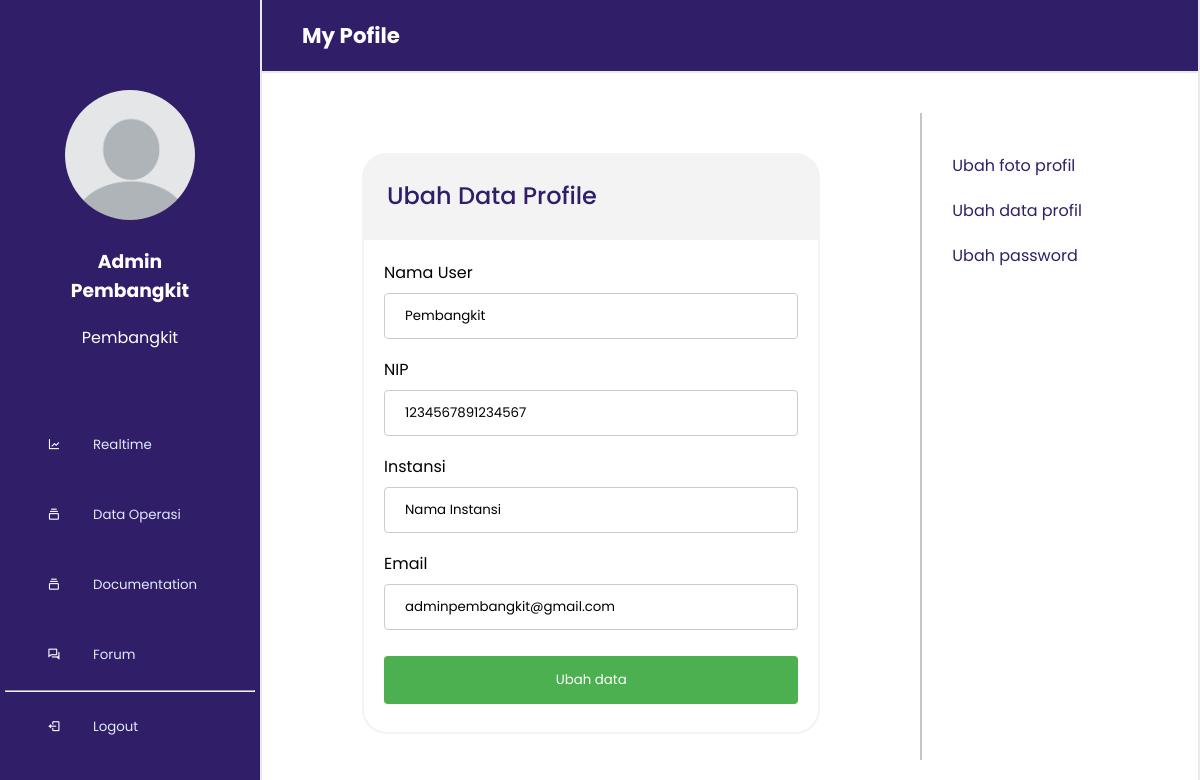
The page /index.php?p=update_data_profile (signed in) on the database its author committed.
### tables this page shows
CREATE TABLE `users` (
  `user_id` bigint(20) UNSIGNED NOT NULL,
  `nama_user` varchar(255) NOT NULL,
  `nip` char(25) NOT NULL,
  `instansi` varchar(255) NOT NULL,
  `role` enum('Super Admin','Admin Dispacher','Admin Pembangkit','Pegawai') NOT NULL,
  `email` varchar(255) NOT NULL,
  `password` varchar(255) NOT NULL,
  `gambar` text NOT NULL,
  `path` varchar(200) DEFAULT NULL,
  `created_at` timestamp NULL DEFAULT current_timestamp(),
  `updated_at` timestamp NULL DEFAULT current_timestamp()
);

### admin/update_data_profile.php (the view, shortened to what this page needs)
<?php
if (isset($_SESSION['nama'])) {
    $query = mysqli_query($koneksi, "SELECT * FROM users WHERE user_id =" . $_SESSION['user_id']);
    while ($data = mysqli_fetch_assoc($query)) {
?>
        <div class="box-page-profile">
            <div class="header-box-profile">
                <div class="judul-header">
                    <span class="name">
                        <a class="a" href="index.php?p=profile">
                            My Pofile
                        </a>
                    </span>
                </div>
            </div>
            <div class="content-box-profile">
                <div class="content-left-profile">
                    <div class="box-foto-profil">
                        <div class="underline">
                            <div class="name-page-update">
                                <span>Ubah Data Profile</span>
                            </div>
                        </div>
                    </div>
                    <div class="box-info-profil">
                        <div class="cover-edit-data">
                            <div class="card-update-data">
                                <form class="form" method="POST" enctype="multipart/form-data">
                                    <div class="group-form">
                                        <label for="">Nama User</label>
                                        <input type="text" name="nama" value="<?php echo $data['nama_user']; ?>" required>
                                    </div>
                                    <div class="group-form">
                                        <label for="">NIP</label>
                                        <input type="text" name="nip" value="<?php echo $data['nip']; ?>" required>
                                    </div>
                                    <div class="group-form">
                                        <label for="">Instansi</label>
                                        <input type="text" name="instansi" value="<?php echo $data['instansi']; ?>" required>
                                    </div>
                                    <div class="group-form">
                                        <label for="">Email</label>
                                        <input type="email" name="email" value="<?php echo $data['email']; ?>" required>
                                    </div>
                                    <input name="Submit" type="submit" value="Ubah data">
                                </form>
                            </div>
                        </div>
                    </div>
                </div>
                <div class="content-right-profile">
                    <div class="content-right">
                        <ul>
                            <li>
                                <a href="index.php?p=update_foto_profile">Ubah foto profil</a>
                            </li>
                            <li>
                                <a href="index.php?p=update_data_profile">Ubah data profil</a>
                            </li>
                            <li>
                                <a href="index.php?p=update_password_profile">Ubah password</a>
                            </li>
                        </ul>
                    </div>
                </div>
            </div>
        </div>
<?php
    }
} else {
    echo '<script>alert("Mohon maaf untuk membuka halaman ini Anda harus login dahulu")</script>';
    echo '<script>window.location.href = "Login.php";</script>';
}
?>

### sidebar_navlink/pembangkit.php
<ul class="nav-links">
  <a href="index.php?p=profile">
    <?php
    $query = mysqli_query($koneksi, "SELECT * FROM users WHERE user_id =" . $_SESSION['user_id']);
    while ($data = mysqli_fetch_assoc($query)) {
    ?>
      <div class="box-profile">
        <img src="assets/img/foto_profil/<?php echo $data['gambar'] ?>" alt="">
        <h3><?php echo $data['role'] ?></h3>
        <p><?php echo $data['nama_user'] ?></p>
      </div>
    <?php
    }
    ?>
  </a>
  <li>
    <a href="index.php?p=realtime">
      <i class='bx bx-line-chart'></i>
      <span class="link_name">Realtime</span>
    </a>
  </li>
  <li>
    <a href="index.php?p=data_operasi">
      <i class='bx bx-collection'></i>
      <span class="link_name">Data Operasi</span>
    </a>
  </li>
  <li>
    <a href="index.php?p=documentation">
      <i class='bx bx-collection'></i>
      <span class="link_name">Documentation</span>
    </a>
  </li>
  <li>
    <a href="index.php?p=forum">
      <i class='bx bx-conversation'></i>
      <span class="link_name">Forum</span>
    </a>
  </li>
  <hr>
  <li>
    <a href="logout.php">
      <i class='bx bx-log-out'></i>
      <span class="link_name">Logout</span>
    </a>
  </li>
</ul>

### assets/css/styles.css (style rules this page uses)
* { margin: 0; padding: 0; box-sizing: border-box; font-family: 'Poppins'; }
.sidebar .nav-links { height: 100%; padding: 30px 0 150px 0; overflow: auto; }
.sidebar .nav-links li { position: relative; list-style: none; transition: all 0.4s ease; }
.sidebar .nav-links li i { height: 50px; min-width: 78px; text-align: center; line-height: 50px; color: #fff; font-size: 10pt; cursor: pointer; transition: all 0.3s ease; }
.sidebar .nav-links li a { display: flex; align-items: center; text-decoration: none; }
.sidebar .nav-links li a .link_name { font-size: 10pt; font-weight: 400; color: #e1e9fc; transition: all 0.4s ease; }
.box-profile { width: 250px; display: block; padding: 25px; text-align: center; }
.box-profile img { width: 150px; padding: 10px; border-radius: 50%; }
.box-profile h3, .box-profile p { display: block; width: 200px; padding: 10px; color: #fff; }
.form { width: 100%; display: flex; justify-content: center; flex-direction: column; }
.group-form { display: flex; flex-direction: column; margin-bottom: 10px }
input[type=text], select, textarea { width: 100%; padding: 12px 20px; margin: 8px 0; display: inline-block; border: 1px solid #ccc; border-radius: 4px; box-sizing: border-box; }
input[type=email] { width: 100%; padding: 12px 20px; margin: 8px 0; display: inline-block; border: 1px solid #ccc; border-radius: 4px; box-sizing: border-box; }
input[type=submit] { width: 100%; background-color: #4CAF50; color: white; padding: 14px 20px; margin: 8px 0; border: none; border-radius: 4px; cursor: pointer; }
.a { color: rgb(9, 27, 56); }

### assets/css/forum.css (style rules this page uses)
.menu-list li, a { padding: 10px; text-decoration: none; list-style: none; color: #311e69; font-size: 12pt; }

### assets/css/user.css (style rules this page uses)
.box-page-profile { display: flex; flex-direction: column; width: 100%; height: 100%; border-left: rgb(233, 233, 233) solid 2px; border-right: rgb(233, 233, 233) solid 2px; }
.header-box-profile { display: flex; justify-content: space-between; align-items: center; padding: 20px 30px; background-color: #311e69; border-bottom: rgb(233, 233, 233) solid 2px; color: #fdfdfd; }
.judul-header { display: flex; flex-direction: column; }
.judul-header .name .a { font-size: 16pt; font-weight: bold; color: #fdfdfd; }
.content-box-profile { padding: 40px 0px; display: flex; width: 100%; height: 100%; }
.content-left-profile { display: flex; flex-direction: column; width: 100%; height: 100%; border-right: #c5c5c5 solid 2px; }
.box-foto-profil { padding-top: 40px; display: flex; align-items: center; }
.underline { margin: 0px 100px; width: 100%; display: flex; align-items: center; background-color: #f3f3f3; border-top-left-radius: 25px; border-top-right-radius: 25px; }
.box-info-profil { height: 100%; padding: 0px 100px; }
.cover-edit-data { height: 95%; display: flex; border: #f3f3f3 solid 2px; border-bottom-left-radius: 25px; border-bottom-right-radius: 25px; }
.content-right-profile { display: flex; width: 40%; height: 100%; padding: 20px; }
.content-right-profile .content-right { display: flex; width: 100%; height: 100%; }
.content-right-profile .content-right ul li { margin: 20px 0px; list-style: none; }
.cover-edit-foto .card-update-foto, .cover-edit-data .card-update-data, .cover-edit-pass .card-update-pass { padding: 20px; width: 100%; display: flex; flex-direction: column; align-items: center; }
.name-page-update { width: 100%; padding: 25px 25px; color: #311e69; font-size: 24px; font-weight: 500; }

### rows shown on the page
users: gambar (placeholder picture), role "Admin Pembangkit", nama_user "Pembangkit", nama "Pembangkit", nip "1234567891234567", instansi "Nama Instansi", email "adminpembangkit@gmail.com"
